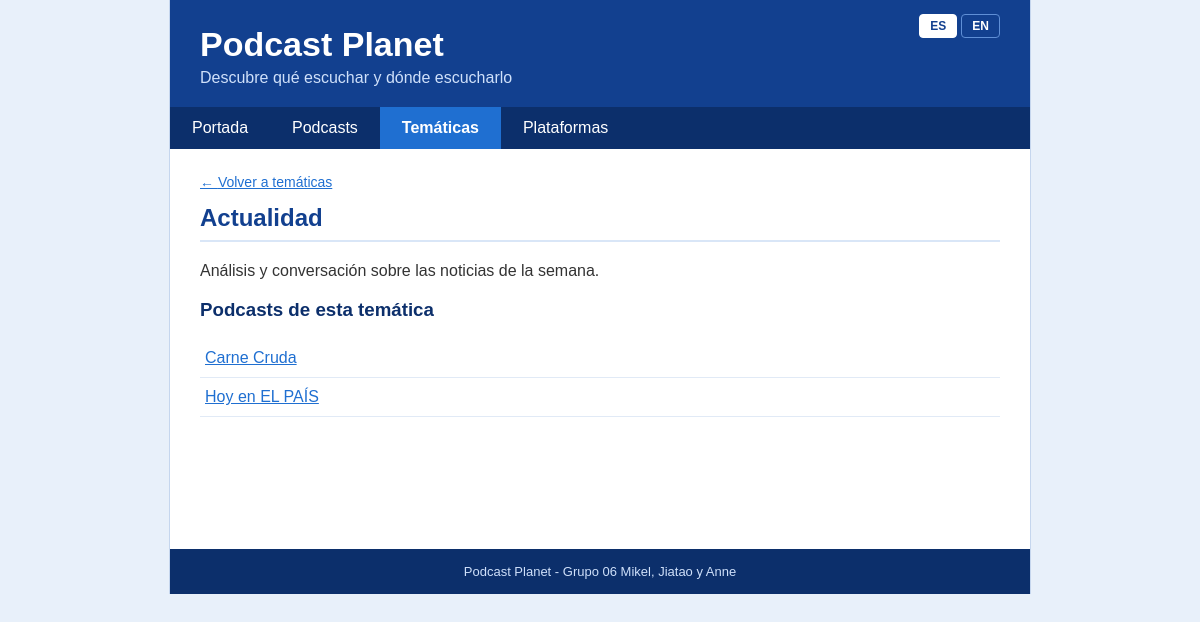
The app's page /es/tematicas/3/ with its own data.
### apppodcasts/models.py (models this page shows, shortened)
class Tematica(models.Model):
    nombre = models.CharField(max_length=50)
    descripcion = models.TextField()
    nombre_en = models.CharField(max_length=50, blank=True, default='')
    descripcion_en = models.TextField(blank=True, default='')
    @property
    def nombre_t(self):
        return _segun_idioma(self.nombre, self.nombre_en)
    @property
    def descripcion_t(self):
        return _segun_idioma(self.descripcion, self.descripcion_en)

class Podcast(models.Model):
    tematica = models.ForeignKey(Tematica, on_delete=models.CASCADE)
    plataformas = models.ManyToManyField(Plataforma)
    nombre = models.CharField(max_length=80)
    descripcion = models.TextField()
    descripcion_en = models.TextField(blank=True, default='')
    fecha = models.DateField()

### apppodcasts/views.py (the view)
# urls.py: path('tematicas/<int:pk>/', TematicaDetailView.as_view(), name='tematica'),
class TematicaDetailView(DetailView):
    model = Tematica
    template_name = 'tematica.html'
    context_object_name = 'tematica'
    def get_context_data(self, **kwargs):
        context = super().get_context_data(**kwargs)
        context['podcasts'] = self.object.podcast_set.order_by('nombre')
        return context

### apppodcasts/models.py (called while the page is built)
def _segun_idioma(texto_es, texto_en):
    if (get_language() or '').startswith('en') and texto_en:
        return texto_en
    return texto_es

### apppodcasts/templates/tematica.html (shortened to what this page needs)
{% extends "base.html" %}
{% load i18n %}
{% block contenido %}
<p class="volver"><a href="{% url 'tematicas' %}">&larr; {% trans "Volver a temáticas" %}</a></p>
<h2>{{ tematica.nombre_t }}</h2>
<p>{{ tematica.descripcion_t }}</p>
<h3>{% trans "Podcasts de esta temática" %}</h3>
{% if podcasts %}
    <ul class="lista">
    {% for p in podcasts %}
        <li><a href="{% url 'podcast' p.id %}">{{ p.nombre }}</a></li>
    {% endfor %}
    </ul>
{% else %}
    <p>{% trans "No hay podcasts en esta temática." %}</p>
{% endif %}
{% endblock %}

### apppodcasts/static/css/estilos.css (style rules this page uses)
:root { --azul-fondo: #e8f0fa; --azul-claro: #f3f8fe; --azul-borde: #cfe0f5; --azul-suave: #dbe8f8; --azul-medio: #1f6fd1; --azul-oscuro: #12408f; --azul-noche: #0c2f6b; --pl: #1f6fd1; --pl-texto: #ffffff; }
body { margin: 0; font-family: Verdana, Arial, sans-serif; background-color: var(--azul-fondo); color: #333333; }
a { color: var(--azul-medio); }
h2 { margin-top: 0; padding-bottom: 8px; color: var(--azul-oscuro); border-bottom: 2px solid #d9e6f7; }
h3 { color: var(--azul-noche); }
.volver { margin-top: 0; font-size: 14px; }
.lista { margin: 0; padding: 0; list-style: none; }
.lista li { padding: 10px 5px; border-bottom: 1px solid #e1eaf6; }

### records on screen
Tematica: nombre_t "Actualidad", descripcion_t "Análisis y conversación sobre las noticias de la semana."
Podcast: nombre "Carne Cruda"
Podcast: nombre "Hoy en EL PAÍS"

### other values on screen
{{ codigo|upper }} "ES" "EN"
